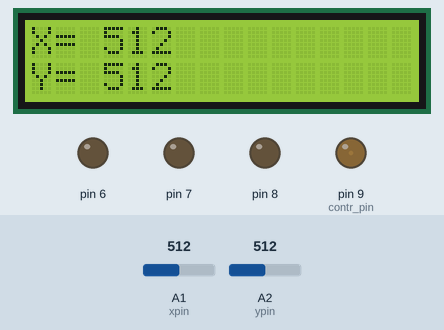
This sketch was run on a simulated Arduino Uno, built with avr-gcc and run on an emulated ATmega328P. On the bench: 16×2 character LCD, output pins drawn as LEDs (lit = HIGH). The inputs (shaded band) are chosen by the test bench; at power-on: A1 (xpin) = 512, A2 (ypin) = 512. What the sketch prints to the serial monitor is not drawn.

Above: at 1.2 s.
1.3 s: A1 (xpin) set to 282
At 2.7 s:
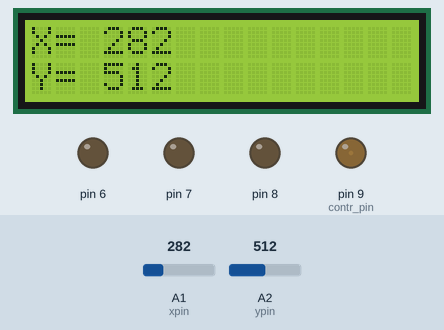
4.3 s: A1 (xpin) set to 260
At 5.0 s:
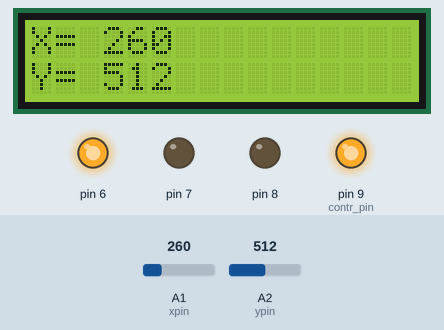
7.3 s: A2 (ypin) set to 1023
At 8.2 s:
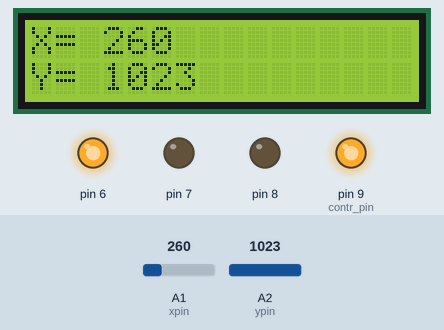
10.3 s: A2 (ypin) set to 449
At 11.1 s:
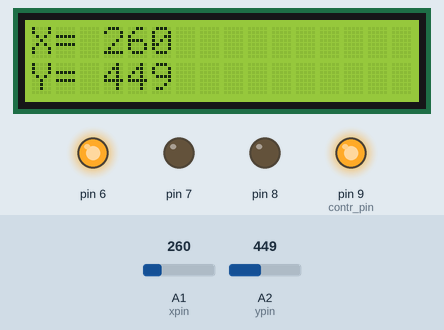
11.8 s: A2 (ypin) set to 430
At 12.2 s:
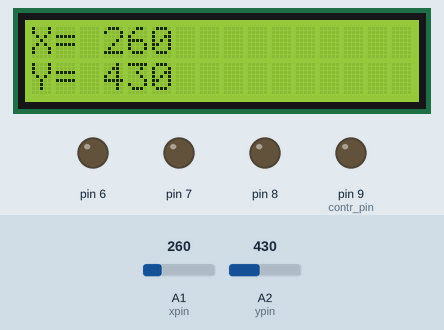
13.3 s: A1 (xpin) set to 238
At 14.5 s:
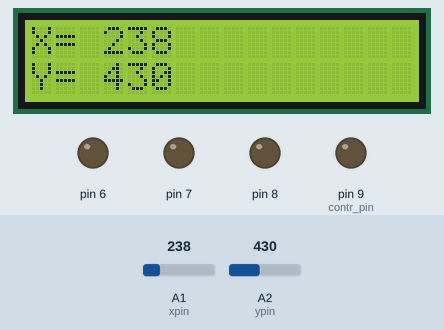
14.8 s: A1 (xpin) set to 210
Timing chart, 0 to 17.8 s (numbered marks = the images above; inputs shaded):
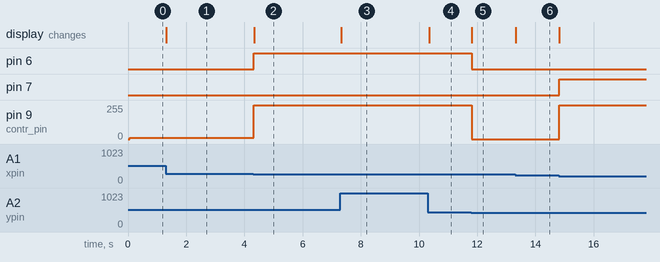

Measured:
- the behaviour switches between 275 and 274 on A1 (xpin) (found by bisection; images 1 and 2)
- the behaviour switches between 441 and 440 on A2 (ypin) (found by bisection; images 4 and 5)
- after the input at 1.3 s, the display: changes at once (image 1)
- after the input at 4.3 s, pin 6: LOW → HIGH at once; pin 9 (contr_pin): 10/255 → 255/255 at once; the display: changes at once (image 2)
- after the input at 7.3 s, the display: changes at once (image 3)
- after the input at 10.3 s, the display: changes after 0.05 s (image 4)
- after the input at 11.8 s, pin 6: HIGH → LOW at once; pin 9 (contr_pin): 255/255 → 0/255 at once; the display: changes at once (image 5)
- after the input at 13.3 s, the display: changes at once (image 6)
- after the input at 14.8 s, pin 7: LOW → HIGH at once; pin 9 (contr_pin): 0/255 → 255/255 at once

The sketch:

GESTURE_CONTROL.ino
```cpp
/* 3.3V accelerometer self test
 analog 1: z-axis
 analog 2: y-axis
 analog 3: x-axis

 5V : VCC
 Gnd: GND
*/

#include<LiquidCrystal.h>

LiquidCrystal lcd(12,11,5,4,3,2);
int contr_pin=9;

// these constants describe the pins. They won't change:
const int xpin = A1;                  // x-axis of the accelerometer
const int ypin = A2;                  // y-axis
int X=0;
int Y=0;
int Z=0;

void setup()
{
  lcd.begin(16,2);
  analogWrite(contr_pin,10);
  Serial.begin(9600);
  pinMode(8,INPUT);
  pinMode(9,INPUT);
  pinMode(10,INPUT);
  pinMode(6,OUTPUT);
  pinMode(7,OUTPUT);
  pinMode(8,OUTPUT);
  pinMode(9,OUTPUT);
  lcd.clear();
}

void loop()
{
  X=analogRead(xpin);
  Y=analogRead(ypin);
  // print the sensor values:
\
Serial.print(X);
  // print a tab between values:
  Serial.print("\t");
  Serial.print(Y);
  // print a tab between values:
  Serial.print("\t");
  Serial.print(Z);
  Serial.println();
  lcd.clear();
  lcd.setCursor(0,0);
  lcd.print("X= ");
  lcd.print(X);
  lcd.setCursor(0,1);
  lcd.print("Y= ");
  lcd.print(Y);

  if((Y>400)&&(Y<440))
  {
    if(X<220)
    {
      left();
    }
    else if(X>280)
    {
      right();
    }

    else
    {
      halt();
      bulb();
    }
  }

  else if((X>245)&&(X<275))
  {
    if(Y>440)
    {
      fwd();
    }

    else if(Y<410)
    {
      back();
    }


    else
    {
      halt();
      bulb();
   }
  }
//  // delay before next reading:
 delay(10);
}

void fwd()
{
 Serial.println("I m in Forward");
 digitalWrite(6,HIGH);
 digitalWrite(7,LOW);
 digitalWrite(8,LOW);
 digitalWrite(9,HIGH);
 delay(10);
}

void back()
{
 Serial.println("I m in back");
  digitalWrite(6,LOW);
 digitalWrite(7,HIGH);
 digitalWrite(8,HIGH);
 digitalWrite(9,LOW);
  delay(10);
}

void right()
{
  Serial.println("I m in right");
 digitalWrite(6,HIGH);
 digitalWrite(7,LOW);
 digitalWrite(8,HIGH);
 digitalWrite(9,LOW);
 delay(10);
}

void left()
{
  Serial.println("I m in left");
 digitalWrite(6,LOW);
 digitalWrite(7,HIGH);
 digitalWrite(8,LOW);
 digitalWrite(9,HIGH);
 delay(10);
}

void halt()
{
  Serial.println("I m in Halt");
 digitalWrite(6,LOW);
 digitalWrite(7,LOW);
 digitalWrite(8,LOW);
 digitalWrite(9,LOW);
 delay(100);
}

void bulb()
{
  Serial.println("I m in bulb");
//  for(int i=0;i<5;i++)
//  {
//  digitalWrite(13,HIGH);
//  delay(1000);
//  Serial.println("I m in LOOP");
//  digitalWrite(13,LOW);
//  delay(1000);
//  }
}
```
